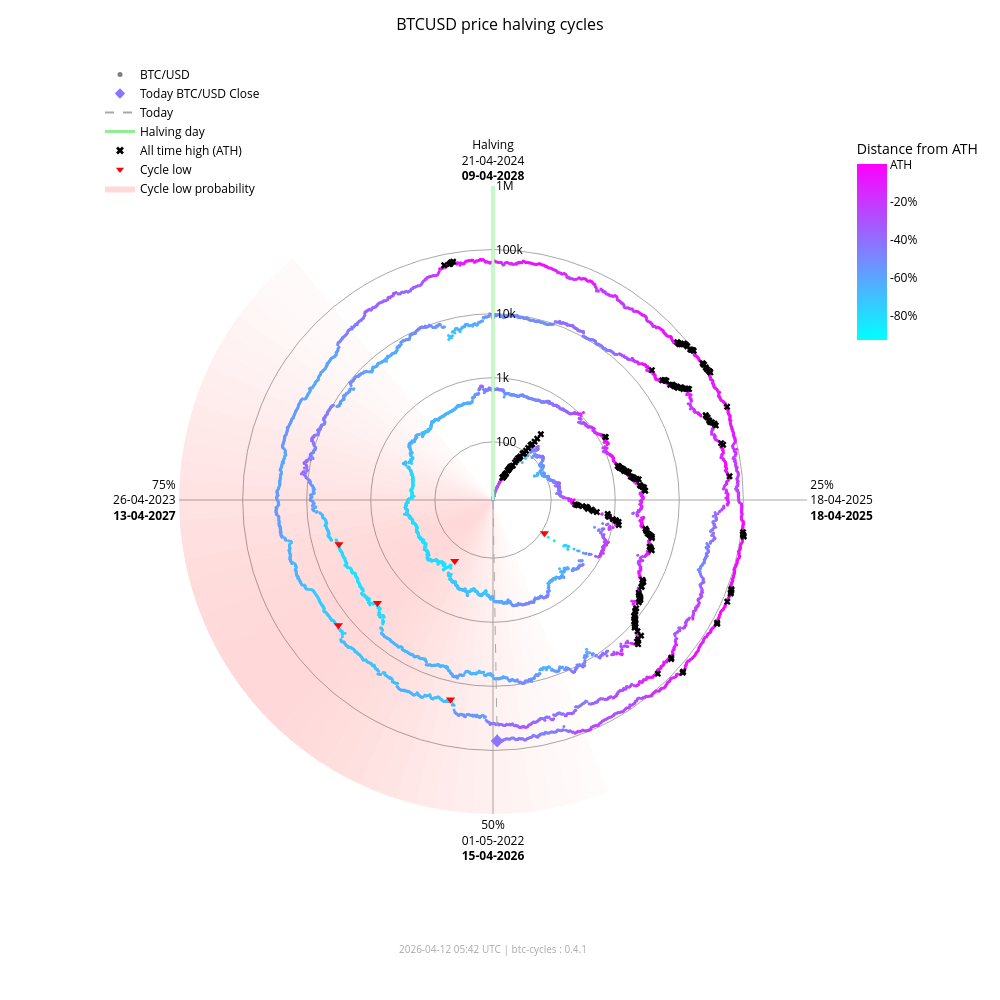

The code cell stored with this chart in its notebook:
### Markdown cell above
### Interactive chart (plotly)

### Code cell
fig_interactive = btc.plot(
    kind="interactive",
    from_date="2012-11-28",
)
# plotly config for interactivity
config = {"scrollZoom": True, "displayModeBar": True}
# display in notebook
fig_interactive.show(config=config)

### Figure 1 — Plotly figure (JSON) as saved in the notebook; plotly's stock layout.template omitted (floating-point values rounded to 4 significant figures; data arrays with more than 128 entries replaced by an {"elided": "..."} marker saying what was removed)
{"data": [{"fill": "toself", "fillcolor": "rgba(255,0,0,0.017168280509461755)", "hoverinfo": "skip", "line": {"width": 0}, "mode": "lines", "r": [12.35, 1000000, 1000000, 12.35, 12.35], "showlegend": false, "theta": [158.4, 158.4, 162.0, 162.0, 158.4], "type": "scatterpolar"}, {"fill": "toself", "fillcolor": "rgba(255,0,0,0.022114794501891175)", "hoverinfo": "skip", "line": {"width": 0}, "mode": "lines", "r": [12.35, 1000000, 1000000, 12.35, 12.35], "showlegend": false, "theta": [162.0, 162.0, 165.6, 165.6, 162.0], "type": "scatterpolar"}, {"fill": "toself", "fillcolor": "rgba(255,0,0,0.02790404259511669)", "hoverinfo": "skip", "line": {"width": 0}, "mode": "lines", "r": [12.35, 1000000, 1000000, 12.35, 12.35], "showlegend": false, "theta": [165.6, 165.6, 169.2, 169.2, 165.6], "type": "scatterpolar"}, {"fill": "toself", "fillcolor": "rgba(255,0,0,0.034518294852420334)", "hoverinfo": "skip", "line": {"width": 0}, "mode": "lines", "r": [12.35, 1000000, 1000000, 12.35, 12.35], "showlegend": false, "theta": [169.2, 169.2, 172.8, 172.8, 169.2], "type": "scatterpolar"}, {"fill": "toself", "fillcolor": "rgba(255,0,0,0.041901979682821514)", "hoverinfo": "skip", "line": {"width": 0}, "mode": "lines", "r": [12.35, 1000000, 1000000, 12.35, 12.35], "showlegend": false, "theta": [172.8, 172.8, 176.4, 176.4, 172.8], "type": "scatterpolar"}, {"fill": "toself", "fillcolor": "rgba(255,0,0,0.04996405861294358)", "hoverinfo": "skip", "line": {"width": 0}, "mode": "lines", "r": [12.35, 1000000, 1000000, 12.35, 12.35], "showlegend": false, "theta": [176.4, 176.4, 180.0, 180.0, 176.4], "type": "scatterpolar"}, {"fill": "toself", "fillcolor": "rgba(255,0,0,0.05858349692240514)", "hoverinfo": "skip", "line": {"width": 0}, "mode": "lines", "r": [12.35, 1000000, 1000000, 12.35, 12.35], "showlegend": false, "theta": [180.0, 180.0, 183.6, 183.6, 180.0], "type": "scatterpolar"}, {"fill": "toself", "fillcolor": "rgba(255,0,0,0.06761662035375064)", "hoverinfo": "skip", "line": {"width": 0}, "mode": "lines", "r": [12.35, 1000000, 1000000, 12.35, 12.35], "showlegend": false, "theta": [183.6, 183.6, 187.2, 187.2, 183.6], "type": "scatterpolar"}, {"fill": "toself", "fillcolor": "rgba(255,0,0,0.07690481219944661)", "hoverinfo": "skip", "line": {"width": 0}, "mode": "lines", "r": [12.35, 1000000, 1000000, 12.35, 12.35], "showlegend": false, "theta": [187.2, 187.2, 190.8, 190.8, 187.2], "type": "scatterpolar"}, {"fill": "toself", "fillcolor": "rgba(255,0,0,0.08628112000611096)", "hoverinfo": "skip", "line": {"width": 0}, "mode": "lines", "r": [12.35, 1000000, 1000000, 12.35, 12.35], "showlegend": false, "theta": [190.8, 190.8, 194.4, 194.4, 190.8], "type": "scatterpolar"}, {"fill": "toself", "fillcolor": "rgba(255,0,0,0.09557490841018089)", "hoverinfo": "skip", "line": {"width": 0}, "mode": "lines", "r": [12.35, 1000000, 1000000, 12.35, 12.35], "showlegend": false, "theta": [194.4, 194.4, 198.0, 198.0, 194.4], "type": "scatterpolar"}, {"fill": "toself", "fillcolor": "rgba(255,0,0,0.10461455782963762)", "hoverinfo": "skip", "line": {"width": 0}, "mode": "lines", "r": [12.35, 1000000, 1000000, 12.35, 12.35], "showlegend": false, "theta": [198.0, 198.0, 201.6, 201.6, 198.0], "type": "scatterpolar"}, {"fill": "toself", "fillcolor": "rgba(255,0,0,0.11322908719652829)", "hoverinfo": "skip", "line": {"width": 0}, "mode": "lines", "r": [12.35, 1000000, 1000000, 12.35, 12.35], "showlegend": false, "theta": [201.6, 201.6, 205.2, 205.2, 201.6], "type": "scatterpolar"}, {"fill": "toself", "fillcolor": "rgba(255,0,0,0.12125015337052986)", "hoverinfo": "skip", "line": {"width": 0}, "mode": "lines", "r": [12.35, 1000000, 1000000, 12.35, 12.35], "showlegend": false, "theta": [205.2, 205.2, 208.8, 208.8, 205.2], "type": "scatterpolar"}, {"fill": "toself", "fillcolor": "rgba(255,0,0,0.12851590515331976)", "hoverinfo": "skip", "line": {"width": 0}, "mode": "lines", "r": [12.35, 1000000, 1000000, 12.35, 12.35], "showlegend": false, "theta": [208.8, 208.8, 212.4, 212.4, 208.8], "type": "scatterpolar"}, {"fill": "toself", "fillcolor": "rgba(255,0,0,0.13487757461161184)", "hoverinfo": "skip", "line": {"width": 0}, "mode": "lines", "r": [12.35, 1000000, 1000000, 12.35, 12.35], "showlegend": false, "theta": [212.4, 212.4, 216.0, 216.0, 212.4], "type": "scatterpolar"}, {"fill": "toself", "fillcolor": "rgba(255,0,0,0.14020862181849592)", "hoverinfo": "skip", "line": {"width": 0}, "mode": "lines", "r": [12.35, 1000000, 1000000, 12.35, 12.35], "showlegend": false, "theta": [216.0, 216.0, 219.6, 219.6, 216.0], "type": "scatterpolar"}, {"fill": "toself", "fillcolor": "rgba(255,0,0,0.14441504950654527)", "hoverinfo": "skip", "line": {"width": 0}, "mode": "lines", "r": [12.35, 1000000, 1000000, 12.35, 12.35], "showlegend": false, "theta": [219.6, 219.6, 223.2, 223.2, 219.6], "type": "scatterpolar"}, {"fill": "toself", "fillcolor": "rgba(255,0,0,0.14744459351271713)", "hoverinfo": "skip", "line": {"width": 0}, "mode": "lines", "r": [12.35, 1000000, 1000000, 12.35, 12.35], "showlegend": false, "theta": [223.2, 223.2, 226.8, 226.8, 223.2], "type": "scatterpolar"}, {"fill": "toself", "fillcolor": "rgba(255,0,0,0.14929223192296423)", "hoverinfo": "skip", "line": {"width": 0}, "mode": "lines", "r": [12.35, 1000000, 1000000, 12.35, 12.35], "showlegend": false, "theta": [226.8, 226.8, 230.4, 230.4, 226.8], "type": "scatterpolar"}, {"fill": "toself", "fillcolor": "rgba(255,0,0,0.15)", "hoverinfo": "skip", "line": {"width": 0}, "mode": "lines", "r": [12.35, 1000000, 1000000, 12.35, 12.35], "showlegend": false, "theta": [230.4, 230.4, 234.0, 234.0, 230.4], "type": "scatterpolar"}, {"fill": "toself", "fillcolor": "rgba(255,0,0,0.14965033825231114)", "hoverinfo": "skip", "line": {"width": 0}, "mode": "lines", "r": [12.35, 1000000, 1000000, 12.35, 12.35], "showlegend": false, "theta": [234.0, 234.0, 237.6, 237.6, 234.0], "type": "scatterpolar"}, {"fill": "toself", "fillcolor": "rgba(255,0,0,0.14835378057909807)", "hoverinfo": "skip", "line": {"width": 0}, "mode": "lines", "r": [12.35, 1000000, 1000000, 12.35, 12.35], "showlegend": false, "theta": [237.6, 237.6, 241.2, 241.2, 237.6], "type": "scatterpolar"}, {"fill": "toself", "fillcolor": "rgba(255,0,0,0.14623322283554635)", "hoverinfo": "skip", "line": {"width": 0}, "mode": "lines", "r": [12.35, 1000000, 1000000, 12.35, 12.35], "showlegend": false, "theta": [241.2, 241.2, 244.8, 244.8, 241.2], "type": "scatterpolar"}, {"fill": "toself", "fillcolor": "rgba(255,0,0,0.1434078538226231)", "hoverinfo": "skip", "line": {"width": 0}, "mode": "lines", "r": [12.35, 1000000, 1000000, 12.35, 12.35], "showlegend": false, "theta": [244.8, 244.8, 248.4, 248.4, 244.8], "type": "scatterpolar"}, {"fill": "toself", "fillcolor": "rgba(255,0,0,0.13997983179373427)", "hoverinfo": "skip", "line": {"width": 0}, "mode": "lines", "r": [12.35, 1000000, 1000000, 12.35, 12.35], "showlegend": false, "theta": [248.4, 248.4, 252.0, 252.0, 248.4], "type": "scatterpolar"}, {"fill": "toself", "fillcolor": "rgba(255,0,0,0.13602598258454268)", "hoverinfo": "skip", "line": {"width": 0}, "mode": "lines", "r": [12.35, 1000000, 1000000, 12.35, 12.35], "showlegend": false, "theta": [252.0, 252.0, 255.6, 255.6, 252.0], "type": "scatterpolar"}, {"fill": "toself", "fillcolor": "rgba(255,0,0,0.13159547355344953)", "hoverinfo": "skip", "line": {"width": 0}, "mode": "lines", "r": [12.35, 1000000, 1000000, 12.35, 12.35], "showlegend": false, "theta": [255.6, 255.6, 259.2, 259.2, 255.6], "type": "scatterpolar"}, {"fill": "toself", "fillcolor": "rgba(255,0,0,0.12671301775492697)", "hoverinfo": "skip", "line": {"width": 0}, "mode": "lines", "r": [12.35, 1000000, 1000000, 12.35, 12.35], "showlegend": false, "theta": [259.2, 259.2, 262.8, 262.8, 259.2], "type": "scatterpolar"}, {"fill": "toself", "fillcolor": "rgba(255,0,0,0.12138610149219965)", "hoverinfo": "skip", "line": {"width": 0}, "mode": "lines", "r": [12.35, 1000000, 1000000, 12.35, 12.35], "showlegend": false, "theta": [262.8, 262.8, 266.4, 266.4, 262.8], "type": "scatterpolar"}, {"fill": "toself", "fillcolor": "rgba(255,0,0,0.1156142551644921)", "hoverinfo": "skip", "line": {"width": 0}, "mode": "lines", "r": [12.35, 1000000, 1000000, 12.35, 12.35], "showlegend": false, "theta": [266.4, 266.4, 270.0, 270.0, 266.4], "type": "scatterpolar"}, {"fill": "toself", "fillcolor": "rgba(255,0,0,0.10939851441251548)", "hoverinfo": "skip", "line": {"width": 0}, "mode": "lines", "r": [12.35, 1000000, 1000000, 12.35, 12.35], "showlegend": false, "theta": [270.0, 270.0, 273.6, 273.6, 270.0], "type": "scatterpolar"}, {"fill": "toself", "fillcolor": "rgba(255,0,0,0.10274974912946185)", "hoverinfo": "skip", "line": {"width": 0}, "mode": "lines", "r": [12.35, 1000000, 1000000, 12.35, 12.35], "showlegend": false, "theta": [273.6, 273.6, 277.2, 277.2, 273.6], "type": "scatterpolar"}, {"fill": "toself", "fillcolor": "rgba(255,0,0,0.09569517349791425)", "hoverinfo": "skip", "line": {"width": 0}, "mode": "lines", "r": [12.35, 1000000, 1000000, 12.35, 12.35], "showlegend": false, "theta": [277.2, 277.2, 280.8, 280.8, 277.2], "type": "scatterpolar"}, {"fill": "toself", "fillcolor": "rgba(255,0,0,0.08828282625646727)", "hoverinfo": "skip", "line": {"width": 0}, "mode": "lines", "r": [12.35, 1000000, 1000000, 12.35, 12.35], "showlegend": false, "theta": [280.8, 280.8, 284.4, 284.4, 280.8], "type": "scatterpolar"}, {"fill": "toself", "fillcolor": "rgba(255,0,0,0.08058400018765345)", "hoverinfo": "skip", "line": {"width": 0}, "mode": "lines", "r": [12.35, 1000000, 1000000, 12.35, 12.35], "showlegend": false, "theta": [284.4, 284.4, 288.0, 288.0, 284.4], "type": "scatterpolar"}, {"fill": "toself", "fillcolor": "rgba(255,0,0,0.07269354608292704)", "hoverinfo": "skip", "line": {"width": 0}, "mode": "lines", "r": [12.35, 1000000, 1000000, 12.35, 12.35], "showlegend": false, "theta": [288.0, 288.0, 291.6, 291.6, 288.0], "type": "scatterpolar"}, {"fill": "toself", "fillcolor": "rgba(255,0,0,0.06472784449068783)", "hoverinfo": "skip", "line": {"width": 0}, "mode": "lines", "r": [12.35, 1000000, 1000000, 12.35, 12.35], "showlegend": false, "theta": [291.6, 291.6, 295.2, 295.2, 291.6], "type": "scatterpolar"}, {"fill": "toself", "fillcolor": "rgba(255,0,0,0.05682021976743955)", "hoverinfo": "skip", "line": {"width": 0}, "mode": "lines", "r": [12.35, 1000000, 1000000, 12.35, 12.35], "showlegend": false, "theta": [295.2, 295.2, 298.8, 298.8, 295.2], "type": "scatterpolar"}, {"fill": "toself", "fillcolor": "rgba(255,0,0,0.04911378436707333)", "hoverinfo": "skip", "line": {"width": 0}, "mode": "lines", "r": [12.35, 1000000, 1000000, 12.35, 12.35], "showlegend": false, "theta": [298.8, 298.8, 302.4, 302.4, 298.8], "type": "scatterpolar"}, {"fill": "toself", "fillcolor": "rgba(255,0,0,0.04175213714896469)", "hoverinfo": "skip", "line": {"width": 0}, "mode": "lines", "r": [12.35, 1000000, 1000000, 12.35, 12.35], "showlegend": false, "theta": [302.4, 302.4, 306.0, 306.0, 302.4], "type": "scatterpolar"}, {"fill": "toself", "fillcolor": "rgba(255,0,0,0.034868865657538876)", "hoverinfo": "skip", "line": {"width": 0}, "mode": "lines", "r": [12.35, 1000000, 1000000, 12.35, 12.35], "showlegend": false, "theta": [306.0, 306.0, 309.6, 309.6, 306.0], "type": "scatterpolar"}, {"fill": "toself", "fillcolor": "rgba(255,0,0,0.02857722515334582)", "hoverinfo": "skip", "line": {"width": 0}, "mode": "lines", "r": [12.35, 1000000, 1000000, 12.35, 12.35], "showlegend": false, "theta": [309.6, 309.6, 313.2, 313.2, 309.6], "type": "scatterpolar"}, {"fill": "toself", "fillcolor": "rgba(255,0,0,0.022961515313555197)", "hoverinfo": "skip", "line": {"width": 0}, "mode": "lines", "r": [12.35, 1000000, 1000000, 12.35, 12.35], "showlegend": false, "theta": [313.2, 313.2, 316.8, 316.8, 313.2], "type": "scatterpolar"}, {"fill": "toself", "fillcolor": "rgba(255,0,0,0.01807146942917362)", "hoverinfo": "skip", "line": {"width": 0}, "mode": "lines", "r": [12.35, 1000000, 1000000, 12.35, 12.35], "showlegend": false, "theta": [316.8, 316.8, 320.4, 320.4, 316.8], "type": "scatterpolar"}, {"hoverinfo": "text", "marker": {"color": {"elided": "4884 str values"}, "size": 3}, "mode": "markers", "r": {"elided": "4884 float values"}, "showlegend": false, "text": {"elided": "4884 str values"}, "theta": {"elided": "4884 float values"}, "type": "scatterpolar"}, {"hoverinfo": "skip", "line": {"color": "lightgreen", "width": 3}, "mode": "lines", "r": [12.35, 1000000], "showlegend": false, "theta": [0, 0], "type": "scatterpolar"}, {"hoverinfo": "skip", "line": {"color": "darkgrey", "dash": "dash", "width": 1}, "mode": "lines", "r": [12.35, 71680.0], "showlegend": false, "theta": [179.0, 179.0], "type": "scatterpolar"}, {"hoverinfo": "text", "marker": {"color": "#8b74ff", "size": 10, "symbol": "diamond"}, "mode": "markers", "r": [71680.0], "showlegend": false, "text": ["Today<br>Date: 2026-04-12<br>Price: $71,678.95"], "theta": [179.0], "type": "scatterpolar"}, {"hoverinfo": "text", "marker": {"color": "black", "size": 6, "symbol": "x"}, "mode": "markers", "r": {"elided": "195 float values"}, "showlegend": false, "text": {"elided": "195 str values"}, "theta": {"elided": "195 float values"}, "type": "scatterpolar"}, {"hoverinfo": "text", "marker": {"color": "red", "size": 8, "symbol": "triangle-down"}, "mode": "markers", "r": [111.6, 164.9, 3233.0, 3925.0, 18950.0, 15760.0], "showlegend": false, "text": ["Cycle Low<br>Date: 2014-02-21<br>Price: $111.56<br>ATH distance: -91.0%", "Cycle Low<br>Date: 2015-01-14<br>Price: $164.92<br>ATH distance: -86.7%", "Cycle Low<br>Date: 2018-12-15<br>Price: $3,232.51<br>ATH distance: -83.3%", "Cycle Low<br>Date: 2019-03-25<br>Price: $3,924.55<br>ATH distance: -79.7%", "Cycle Low<br>Date: 2022-06-18<br>Price: $18,954.25<br>ATH distance: -71.9%", "Cycle Low<br>Date: 2022-11-21<br>Price: $15,760.19<br>ATH distance: -76.7%"], "theta": [122.8, 212.1, 228.3, 254.0, 192.0, 231.0], "type": "scatterpolar"}, {"marker": {"color": "grey", "size": 5}, "mode": "markers", "name": "BTC/USD", "r": [null], "theta": [null], "type": "scatterpolar"}, {"marker": {"color": "#8b74ff", "size": 8, "symbol": "diamond"}, "mode": "markers", "name": "Today BTC/USD Close", "r": [null], "theta": [null], "type": "scatterpolar"}, {"line": {"color": "darkgrey", "dash": "dash"}, "mode": "lines", "name": "Today", "r": [null], "theta": [null], "type": "scatterpolar"}, {"line": {"color": "lightgreen", "width": 3}, "mode": "lines", "name": "Halving day", "r": [null], "theta": [null], "type": "scatterpolar"}, {"marker": {"color": "black", "size": 7, "symbol": "x"}, "mode": "markers", "name": "All time high (ATH)", "r": [null], "theta": [null], "type": "scatterpolar"}, {"marker": {"color": "red", "size": 7, "symbol": "triangle-down"}, "mode": "markers", "name": "Cycle low", "r": [null], "theta": [null], "type": "scatterpolar"}, {"fill": "toself", "fillcolor": "rgba(255,0,0,0.15)", "line": {"width": 0}, "mode": "lines", "name": "Cycle low probability", "r": [null], "theta": [null], "type": "scatterpolar"}, {"hoverinfo": "skip", "marker": {"cmax": 0, "cmin": -0.9307, "color": [0], "colorbar": {"len": 0.25, "ticktext": ["ATH", "-20%", "-40%", "-60%", "-80%", "-100%"], "tickvals": [0, -0.2, -0.4, -0.6, -0.8, -1.0], "title": {"text": "Distance from ATH"}, "x": 0.95, "y": 0.92, "yanchor": "top"}, "colorscale": {"elided": "256x2 mixed values"}, "showscale": true, "size": 0}, "mode": "markers", "r": [null], "showlegend": false, "theta": [null], "type": "scatterpolar"}], "layout": {"annotations": [{"font": {"color": "darkgrey", "size": 10}, "showarrow": false, "text": "2026-04-12 05:42 UTC | btc-cycles : 0.4.1", "x": 0.5, "xref": "paper", "y": -0.02, "yref": "paper"}], "font": {"color": "black"}, "height": 1000, "legend": {"bgcolor": "rgba(0,0,0,0)", "font": {"color": "black"}, "x": 0.0, "y": 1.0}, "margin": {"b": 60, "l": 100, "r": 80, "t": 60}, "paper_bgcolor": "white", "plot_bgcolor": "white", "polar": {"angularaxis": {"color": "black", "direction": "clockwise", "gridcolor": "darkgrey", "rotation": 90, "ticktext": ["Halving<br>21-04-2024<br><b>09-04-2028</b>", "25%<br>18-04-2025<br><b>18-04-2025</b>", "50%<br>01-05-2022<br><b>15-04-2026</b>", "75%<br>26-04-2023<br><b>13-04-2027</b>"], "tickvals": [0, 90, 180, 270]}, "bgcolor": "white", "domain": {"x": [0.1, 0.9], "y": [0.05, 0.95]}, "radialaxis": {"angle": 90, "color": "black", "gridcolor": "darkgrey", "range": [1.092, 6.0], "tickangle": 90, "ticktext": ["100", "1k", "10k", "100k", "1M"], "tickvals": [100, 1000, 10000, 100000, 1000000], "type": "log"}}, "title": {"font": {"color": "black", "size": 16}, "text": "BTCUSD price halving cycles", "x": 0.5}, "width": 1000}}
